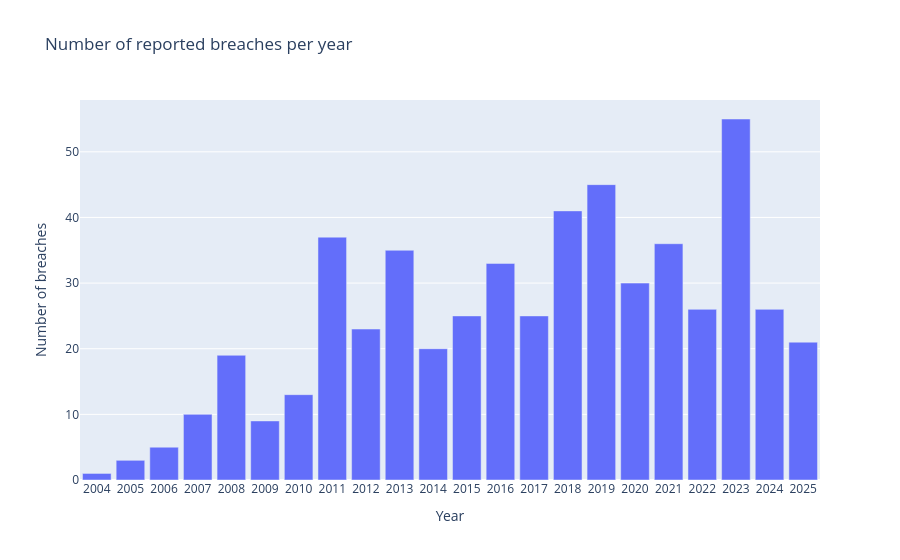

Notebook code cell kept with this figure:
### Markdown cell above
---
## Breaches over time

> **💡 The number of reported breaches has grown sharply since 2010, but total records lost per year is driven by a handful of megabreaches, not by volume alone**

A simple grouped-by-year bar chart answers the first question any stakeholder asks: *is this getting worse?* The bar for each year shows the count of breaches, while the hover tooltip reveals the sum of records lost — so one chart serves both volume and scale without overplotting.

**Design note:** `dtick=1` forces every year to appear on the x-axis (no skipped labels), and a narrow `bargap` keeps the bars visually connected so the time-series shape is easy to follow.

### Code cell
yearly = (
    df.groupby("year", as_index=False)
    .agg(breaches=("organisation", "count"), records_lost=("records_lost", "sum"))
    .sort_values("year")
)

fig1 = px.bar(
    yearly,
    x="year",
    y="breaches",
    hover_data={"records_lost": ":,.0f"},
    labels={"year": "Year", "breaches": "Number of breaches"},
    title="Number of reported breaches per year",
)
fig1.update_layout(xaxis=dict(dtick=1), bargap=0.15)
fig1.show()

### Figure 1 — Plotly figure (JSON) as saved in the notebook; plotly's stock layout.template omitted (floating-point values rounded to 4 significant figures)
{"data": [{"customdata": [[92000000.0], [44100000.0], [50820000.0], [150600000.0], [76260000.0], [245900000.0], [9783000.0], [201200000.0], [221900000.0], [1272000000.0], [360200000.0], [482900000.0], [1803000000.0], [1234000000.0], [2720000000.0], [2005000000.0], [521200000.0], [2329000000.0], [2155000000.0], [494100000.0], [2047000000.0], [115100000.0]], "hovertemplate": "Year=%{x}<br>Number of breaches=%{y}<br>records_lost=%{customdata[0]:,.0f}<extra></extra>", "legendgroup": "", "marker": {"color": "#636efa", "pattern": {"shape": ""}}, "name": "", "orientation": "v", "showlegend": false, "textposition": "auto", "type": "bar", "x": [2004, 2005, 2006, 2007, 2008, 2009, 2010, 2011, 2012, 2013, 2014, 2015, 2016, 2017, 2018, 2019, 2020, 2021, 2022, 2023, 2024, 2025], "xaxis": "x", "y": [1, 3, 5, 10, 19, 9, 13, 37, 23, 35, 20, 25, 33, 25, 41, 45, 30, 36, 26, 55, 26, 21], "yaxis": "y"}], "layout": {"bargap": 0.15, "barmode": "relative", "legend": {"tracegroupgap": 0}, "title": {"text": "Number of reported breaches per year"}, "xaxis": {"anchor": "y", "domain": [0, 1], "dtick": 1, "title": {"text": "Year"}}, "yaxis": {"anchor": "x", "domain": [0, 1], "title": {"text": "Number of breaches"}}}}
